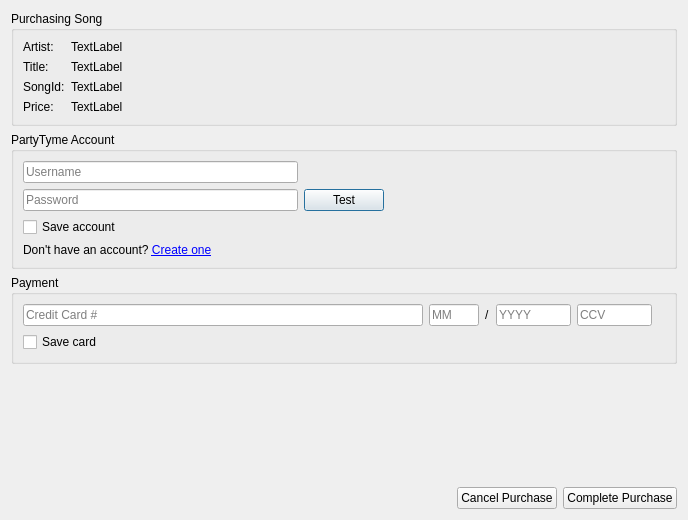
<?xml version="1.0" encoding="UTF-8"?>
<ui version="4.0">
 <class>DlgSongShopPurchase</class>
 <widget class="QDialog" name="DlgSongShopPurchase">
  <property name="geometry">
   <rect>
    <x>0</x>
    <y>0</y>
    <width>688</width>
    <height>520</height>
   </rect>
  </property>
  <property name="windowTitle">
   <string>Song Shop Checkout</string>
  </property>
  <layout class="QVBoxLayout" name="verticalLayout_5">
   <item>
    <widget class="QGroupBox" name="groupBox_3">
     <property name="title">
      <string>Purchasing Song</string>
     </property>
     <layout class="QFormLayout" name="formLayout_2">
      <item row="0" column="0">
       <widget class="QLabel" name="label_7">
        <property name="text">
         <string>Artist:</string>
        </property>
       </widget>
      </item>
      <item row="0" column="1">
       <widget class="QLabel" name="labelArtist">
        <property name="text">
         <string>TextLabel</string>
        </property>
       </widget>
      </item>
      <item row="1" column="0">
       <widget class="QLabel" name="label_8">
        <property name="text">
         <string>Title:</string>
        </property>
       </widget>
      </item>
      <item row="1" column="1">
       <widget class="QLabel" name="labelTitle">
        <property name="text">
         <string>TextLabel</string>
        </property>
       </widget>
      </item>
      <item row="2" column="0">
       <widget class="QLabel" name="label_11">
        <property name="text">
         <string>SongId:</string>
        </property>
       </widget>
      </item>
      <item row="2" column="1">
       <widget class="QLabel" name="labelSongId">
        <property name="text">
         <string>TextLabel</string>
        </property>
       </widget>
      </item>
      <item row="3" column="0">
       <widget class="QLabel" name="label">
        <property name="text">
         <string>Price:</string>
        </property>
       </widget>
      </item>
      <item row="3" column="1">
       <widget class="QLabel" name="labelPrice">
        <property name="text">
         <string>TextLabel</string>
        </property>
       </widget>
      </item>
     </layout>
    </widget>
   </item>
   <item>
    <widget class="QGroupBox" name="groupBox_2">
     <property name="title">
      <string>PartyTyme Account</string>
     </property>
     <layout class="QGridLayout" name="gridLayout">
      <item row="1" column="1">
       <widget class="QPushButton" name="pushButtonTestLogin">
        <property name="text">
         <string>Test</string>
        </property>
       </widget>
      </item>
      <item row="0" column="0">
       <widget class="QLineEdit" name="lineEditKNUser">
        <property name="placeholderText">
         <string>Username</string>
        </property>
       </widget>
      </item>
      <item row="0" column="2">
       <spacer name="horizontalSpacer_4">
        <property name="orientation">
         <enum>Qt::Orientation::Horizontal</enum>
        </property>
        <property name="sizeHint" stdset="0">
         <size>
          <width>281</width>
          <height>20</height>
         </size>
        </property>
       </spacer>
      </item>
      <item row="1" column="0">
       <widget class="QLineEdit" name="lineEditKNPass">
        <property name="inputMethodHints">
         <set>Qt::InputMethodHint::ImhHiddenText|Qt::InputMethodHint::ImhNoAutoUppercase|Qt::InputMethodHint::ImhNoPredictiveText|Qt::InputMethodHint::ImhSensitiveData</set>
        </property>
        <property name="echoMode">
         <enum>QLineEdit::EchoMode::Password</enum>
        </property>
        <property name="placeholderText">
         <string>Password</string>
        </property>
       </widget>
      </item>
      <item row="2" column="2">
       <spacer name="horizontalSpacer_6">
        <property name="orientation">
         <enum>Qt::Orientation::Horizontal</enum>
        </property>
        <property name="sizeHint" stdset="0">
         <size>
          <width>281</width>
          <height>20</height>
         </size>
        </property>
       </spacer>
      </item>
      <item row="2" column="0">
       <widget class="QCheckBox" name="cbxSaveAccount">
        <property name="text">
         <string>Save account</string>
        </property>
       </widget>
      </item>
      <item row="1" column="2">
       <spacer name="horizontalSpacer_5">
        <property name="orientation">
         <enum>Qt::Orientation::Horizontal</enum>
        </property>
        <property name="sizeHint" stdset="0">
         <size>
          <width>281</width>
          <height>20</height>
         </size>
        </property>
       </spacer>
      </item>
      <item row="3" column="0">
       <widget class="QLabel" name="label_2">
        <property name="text">
         <string>&lt;html&gt;&lt;head/&gt;&lt;body&gt;&lt;p&gt;Don't have an account? &lt;a href=&quot;https://www.partytyme.net/songshop/cat/create_account?merchant=99&quot;&gt;Create one&lt;/a&gt;&lt;/p&gt;&lt;/body&gt;&lt;/html&gt;</string>
        </property>
        <property name="textFormat">
         <enum>Qt::TextFormat::RichText</enum>
        </property>
        <property name="alignment">
         <set>Qt::AlignmentFlag::AlignLeading|Qt::AlignmentFlag::AlignLeft|Qt::AlignmentFlag::AlignVCenter</set>
        </property>
        <property name="openExternalLinks">
         <bool>true</bool>
        </property>
       </widget>
      </item>
     </layout>
    </widget>
   </item>
   <item>
    <widget class="QGroupBox" name="groupBox">
     <property name="title">
      <string>Payment</string>
     </property>
     <layout class="QVBoxLayout" name="verticalLayout_4">
      <item>
       <layout class="QHBoxLayout" name="horizontalLayout">
        <item>
         <layout class="QVBoxLayout" name="verticalLayout">
          <item>
           <widget class="QLineEdit" name="lineEditCCN">
            <property name="minimumSize">
             <size>
              <width>400</width>
              <height>0</height>
             </size>
            </property>
            <property name="focusPolicy">
             <enum>Qt::FocusPolicy::ClickFocus</enum>
            </property>
            <property name="inputMethodHints">
             <set>Qt::InputMethodHint::ImhDigitsOnly|Qt::InputMethodHint::ImhHiddenText|Qt::InputMethodHint::ImhNoAutoUppercase|Qt::InputMethodHint::ImhNoPredictiveText|Qt::InputMethodHint::ImhSensitiveData</set>
            </property>
            <property name="echoMode">
             <enum>QLineEdit::EchoMode::Password</enum>
            </property>
            <property name="placeholderText">
             <string>Credit Card #</string>
            </property>
           </widget>
          </item>
         </layout>
        </item>
        <item>
         <layout class="QVBoxLayout" name="verticalLayout_2">
          <item>
           <layout class="QHBoxLayout" name="horizontalLayout_2">
            <item>
             <widget class="QLineEdit" name="lineEditCCM">
              <property name="sizePolicy">
               <sizepolicy hsizetype="Minimum" vsizetype="Fixed">
                <horstretch>0</horstretch>
                <verstretch>0</verstretch>
               </sizepolicy>
              </property>
              <property name="maximumSize">
               <size>
                <width>50</width>
                <height>16777215</height>
               </size>
              </property>
              <property name="inputMethodHints">
               <set>Qt::InputMethodHint::ImhDigitsOnly</set>
              </property>
              <property name="maxLength">
               <number>2</number>
              </property>
              <property name="placeholderText">
               <string>MM</string>
              </property>
             </widget>
            </item>
            <item>
             <widget class="QLabel" name="label_4">
              <property name="text">
               <string>/</string>
              </property>
             </widget>
            </item>
            <item>
             <widget class="QLineEdit" name="lineEditCCY">
              <property name="sizePolicy">
               <sizepolicy hsizetype="Minimum" vsizetype="Fixed">
                <horstretch>0</horstretch>
                <verstretch>0</verstretch>
               </sizepolicy>
              </property>
              <property name="maximumSize">
               <size>
                <width>75</width>
                <height>16777215</height>
               </size>
              </property>
              <property name="inputMethodHints">
               <set>Qt::InputMethodHint::ImhDigitsOnly</set>
              </property>
              <property name="inputMask">
               <string/>
              </property>
              <property name="maxLength">
               <number>4</number>
              </property>
              <property name="placeholderText">
               <string>YYYY</string>
              </property>
             </widget>
            </item>
           </layout>
          </item>
         </layout>
        </item>
        <item>
         <layout class="QVBoxLayout" name="verticalLayout_3">
          <item>
           <widget class="QLineEdit" name="lineEditCCV">
            <property name="sizePolicy">
             <sizepolicy hsizetype="Minimum" vsizetype="Fixed">
              <horstretch>0</horstretch>
              <verstretch>0</verstretch>
             </sizepolicy>
            </property>
            <property name="maximumSize">
             <size>
              <width>75</width>
              <height>16777215</height>
             </size>
            </property>
            <property name="inputMethodHints">
             <set>Qt::InputMethodHint::ImhDigitsOnly</set>
            </property>
            <property name="maxLength">
             <number>4</number>
            </property>
            <property name="placeholderText">
             <string>CCV</string>
            </property>
           </widget>
          </item>
         </layout>
        </item>
        <item>
         <spacer name="horizontalSpacer_3">
          <property name="orientation">
           <enum>Qt::Orientation::Horizontal</enum>
          </property>
          <property name="sizeHint" stdset="0">
           <size>
            <width>40</width>
            <height>20</height>
           </size>
          </property>
         </spacer>
        </item>
       </layout>
      </item>
      <item>
       <layout class="QHBoxLayout" name="horizontalLayout_3">
        <item>
         <widget class="QCheckBox" name="cbxSaveCard">
          <property name="text">
           <string>Save card</string>
          </property>
         </widget>
        </item>
        <item>
         <spacer name="horizontalSpacer">
          <property name="orientation">
           <enum>Qt::Orientation::Horizontal</enum>
          </property>
          <property name="sizeHint" stdset="0">
           <size>
            <width>40</width>
            <height>20</height>
           </size>
          </property>
         </spacer>
        </item>
       </layout>
      </item>
     </layout>
    </widget>
   </item>
   <item>
    <spacer name="verticalSpacer">
     <property name="orientation">
      <enum>Qt::Orientation::Vertical</enum>
     </property>
     <property name="sizeHint" stdset="0">
      <size>
       <width>20</width>
       <height>40</height>
      </size>
     </property>
    </spacer>
   </item>
   <item>
    <layout class="QHBoxLayout" name="horizontalLayout_4">
     <item>
      <spacer name="horizontalSpacer_2">
       <property name="orientation">
        <enum>Qt::Orientation::Horizontal</enum>
       </property>
       <property name="sizeHint" stdset="0">
        <size>
         <width>40</width>
         <height>20</height>
        </size>
       </property>
      </spacer>
     </item>
     <item>
      <widget class="QPushButton" name="pushButtonCancel">
       <property name="text">
        <string>Cancel Purchase</string>
       </property>
      </widget>
     </item>
     <item>
      <widget class="QPushButton" name="btnPurchase">
       <property name="text">
        <string>Complete Purchase</string>
       </property>
      </widget>
     </item>
    </layout>
   </item>
  </layout>
 </widget>
 <resources/>
 <connections/>
</ui>
